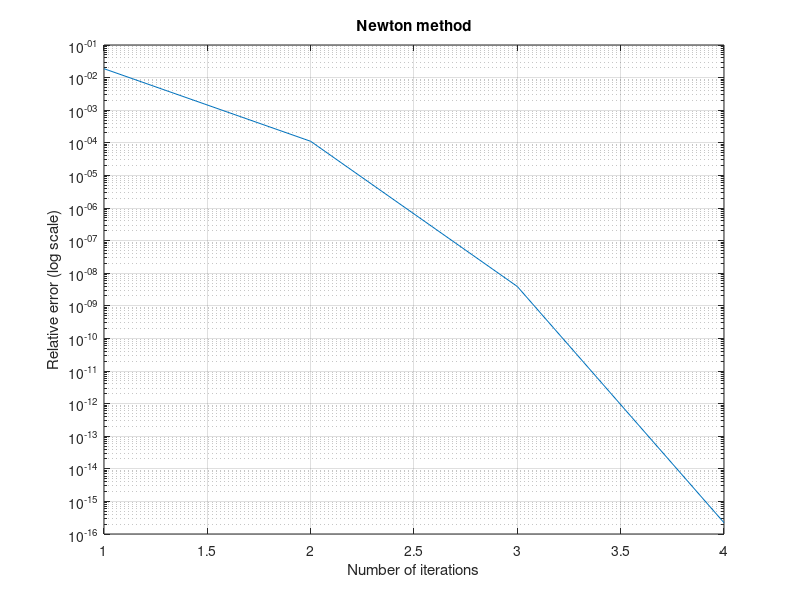
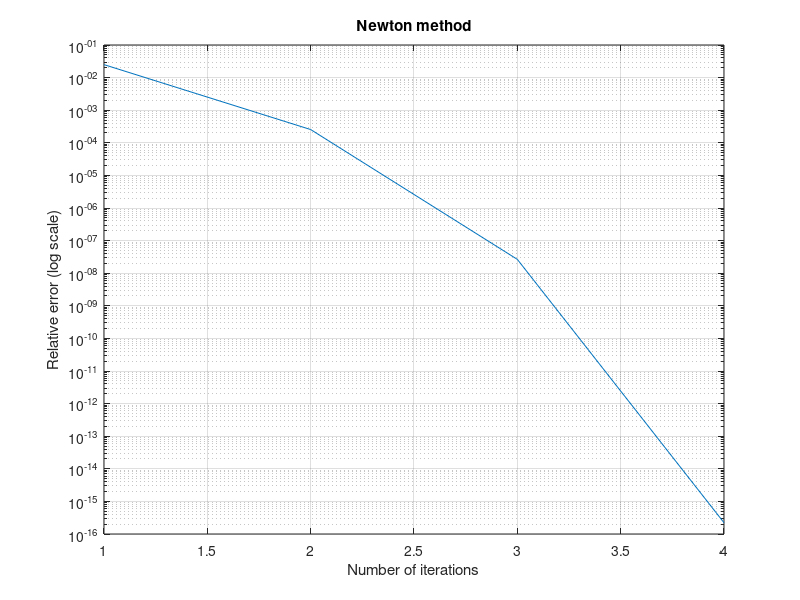

Recreate these plots in MATLAB, in order.
%
% -------------------
% This is a solution to the Homework no. 5 for  CE 465, Numerical Methods in Civil Engineering 
% course at IIT Bombay instructed by Prof. Ravi Sinha (Spring 2020-21)
% 
% in the present file we have to evaluate the roots of the functions
% f1(x) = x^2 + y^2 - 4 = 0 and 
% f2(x) = x^2 - y^2 - 1 = 0 using newtons method
% 
% 
% Author: Naman Chanduka, IIT Bombay
%
%
% -------------------

clear; clc; close all; %used for clearing the workspace

tic; %used for monitoring the runtime of the program

format long; %to accurately see more decimal points

%%
%%%%%%%%  Start of User Input  %%%%%%%%%%%%%%%
 
x0 = 1.6;                       %initial guess for x

y0 = 1.2;                       %initial guess for y

conv = 2.22e-14;                %convergence criterion

%%%%%%%% End of User Input  %%%%%%%%%%%%%


%%
%%%% Start of Program %%%%
F1 = @(x) x(1).^2 + x(2).^2 - 4;                                                                %Function 1 defined
F2 = @(x) x(1).^2 - x(2).^2 - 1;                                                                %Function 2 defined

x_now = [x0;y0];                                                                                %initialize x_now
x_next = [0;0];
iteration = 0;                                                                                  %initialize iterations

looping_condition = abs(x_next(1) - x_now(1)) > conv || abs(x_next(2) - x_now(2)) > conv;       %looping condition created to start while loop
while (looping_condition)
    if(x_now(1) == x0 && x_next(1) == 0 && x_now(2) == y0 && x_next(2) == 0)                    %if first iteration then dont update x_now, use initialized value
        
    else
        x_now = x_next;                                                                         %if not first iteration, then update x_now
    end
    Jacobian = [2*x_now(1), 2*x_now(2); 2*x_now(1), -2*x_now(2)];                               %Jacobian [2x, 2y; 2x, -2y] 
    F = [F1(x_now); F2(x_now)];                                                                 %function vector [f1;f2]
    delta = [ sum(F)/(-4*x_now(1)) ; (F2(x_now)-F1(x_now))/(4*x_now(2)) ] ; 
    x_next = x_now + delta;                                                                     %Delta vector is calculated so that there is no need to calculate inverse of Jacobian, so higher accuracy is preserved
    iteration = iteration + 1;                                                                  %updated iteration variable
    y1(iteration) = abs(x_next(1)-x_now(1));
    y2(iteration) = abs(x_next(2)-x_now(2));
    x(iteration) = iteration;
    looping_condition = abs(x_next(1) - x_now(1))/x_now(1) > conv || abs(x_next(2) - x_now(2))/x_now(2) > conv;   %updated looping condition to continue while loop
 
end

figure(1);    
semilogy(x, y1);                                                               %plot for the relative error root x.
grid on;
xlabel('Number of iterations');
ylabel('Relative error (log scale)');
title('Newton method');

figure(2);    
semilogy(x, y2);                                                               %plot for the relative error root y.
grid on;
xlabel('Number of iterations');
ylabel('Relative error (log scale)');
title('Newton method');

disp(x_next);
disp(iteration);
toc;
%%%% End of Program %%%%